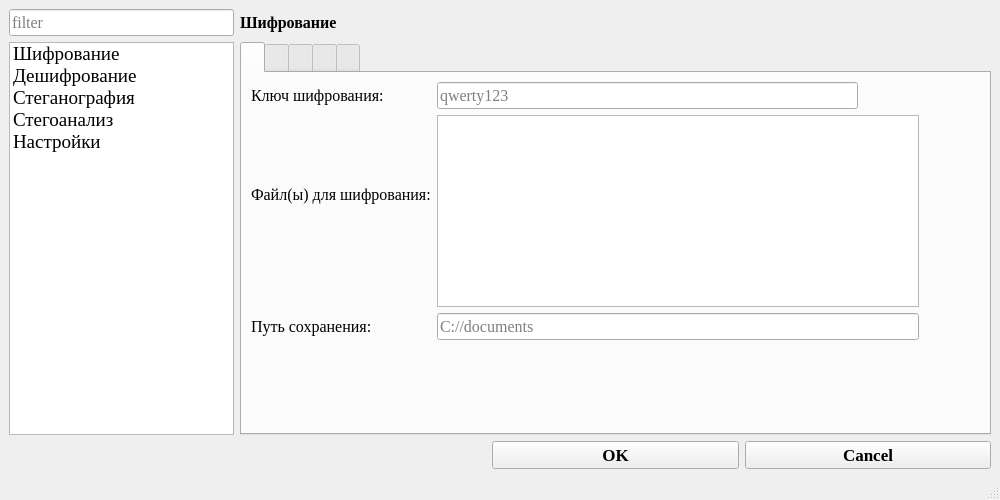
<?xml version="1.0" encoding="UTF-8"?>
<ui version="4.0">
 <class>MainWindow</class>
 <widget class="QMainWindow" name="MainWindow">
  <property name="geometry">
   <rect>
    <x>0</x>
    <y>0</y>
    <width>1000</width>
    <height>500</height>
   </rect>
  </property>
  <property name="windowTitle">
   <string>MainWindow</string>
  </property>
  <property name="styleSheet">
   <string notr="true"/>
  </property>
  <property name="animated">
   <bool>true</bool>
  </property>
  <widget class="QWidget" name="centralwidget">
   <layout class="QGridLayout" name="gridLayout">
    <item row="1" column="0">
     <widget class="QListWidget" name="listWidget">
      <property name="minimumSize">
       <size>
        <width>175</width>
        <height>0</height>
       </size>
      </property>
      <property name="maximumSize">
       <size>
        <width>225</width>
        <height>16777215</height>
       </size>
      </property>
      <property name="font">
       <font>
        <family>Georgia</family>
        <pointsize>14</pointsize>
       </font>
      </property>
      <item>
       <property name="text">
        <string>Шифрование</string>
       </property>
       <property name="icon">
        <iconset>
         <normaloff>images/encrypt.png</normaloff>images/encrypt.png</iconset>
       </property>
      </item>
      <item>
       <property name="text">
        <string>Дешифрование</string>
       </property>
       <property name="icon">
        <iconset>
         <normaloff>images/decrypt.png</normaloff>images/decrypt.png</iconset>
       </property>
      </item>
      <item>
       <property name="text">
        <string>Стеганография</string>
       </property>
       <property name="icon">
        <iconset>
         <normaloff>images/stegan.png</normaloff>images/stegan.png</iconset>
       </property>
      </item>
      <item>
       <property name="text">
        <string>Стегоанализ</string>
       </property>
       <property name="icon">
        <iconset>
         <normaloff>images/generate.png</normaloff>images/generate.png</iconset>
       </property>
      </item>
      <item>
       <property name="text">
        <string>Настройки</string>
       </property>
       <property name="icon">
        <iconset>
         <normaloff>images/settings.png</normaloff>images/settings.png</iconset>
       </property>
      </item>
     </widget>
    </item>
    <item row="2" column="2">
     <widget class="QPushButton" name="pushButton_6">
      <property name="font">
       <font>
        <family>Georgia</family>
        <pointsize>13</pointsize>
        <weight>75</weight>
        <italic>false</italic>
        <bold>true</bold>
       </font>
      </property>
      <property name="text">
       <string>OK</string>
      </property>
     </widget>
    </item>
    <item row="0" column="1">
     <widget class="QLabel" name="label">
      <property name="font">
       <font>
        <family>Georgia</family>
        <pointsize>12</pointsize>
        <weight>75</weight>
        <bold>true</bold>
       </font>
      </property>
      <property name="text">
       <string>Шифрование</string>
      </property>
     </widget>
    </item>
    <item row="2" column="3">
     <widget class="QPushButton" name="pushButton_7">
      <property name="font">
       <font>
        <family>Georgia</family>
        <pointsize>13</pointsize>
        <weight>75</weight>
        <bold>true</bold>
       </font>
      </property>
      <property name="text">
       <string>Cancel</string>
      </property>
     </widget>
    </item>
    <item row="0" column="0">
     <widget class="QLineEdit" name="lineEdit">
      <property name="maximumSize">
       <size>
        <width>225</width>
        <height>16777215</height>
       </size>
      </property>
      <property name="font">
       <font>
        <family>Georgia</family>
        <pointsize>12</pointsize>
       </font>
      </property>
      <property name="toolTip">
       <string/>
      </property>
      <property name="placeholderText">
       <string>filter</string>
      </property>
     </widget>
    </item>
    <item row="1" column="1" colspan="3">
     <widget class="QTabWidget" name="tabWidget">
      <property name="font">
       <font>
        <family>Georgia</family>
        <pointsize>12</pointsize>
       </font>
      </property>
      <property name="toolTip">
       <string/>
      </property>
      <property name="accessibleName">
       <string/>
      </property>
      <property name="tabPosition">
       <enum>QTabWidget::North</enum>
      </property>
      <property name="tabShape">
       <enum>QTabWidget::Rounded</enum>
      </property>
      <property name="currentIndex">
       <number>0</number>
      </property>
      <property name="iconSize">
       <size>
        <width>32</width>
        <height>32</height>
       </size>
      </property>
      <property name="elideMode">
       <enum>Qt::ElideNone</enum>
      </property>
      <property name="tabsClosable">
       <bool>false</bool>
      </property>
      <property name="movable">
       <bool>false</bool>
      </property>
      <widget class="QWidget" name="tab">
       <attribute name="icon">
        <iconset>
         <normaloff>images/encrypt.png</normaloff>images/encrypt.png</iconset>
       </attribute>
       <attribute name="title">
        <string/>
       </attribute>
       <attribute name="toolTip">
        <string>Encryption</string>
       </attribute>
       <layout class="QGridLayout" name="gridLayout_2">
        <item row="0" column="0">
         <widget class="QLabel" name="label_2">
          <property name="font">
           <font>
            <family>Georgia</family>
            <pointsize>12</pointsize>
           </font>
          </property>
          <property name="text">
           <string>Ключ шифрования:</string>
          </property>
         </widget>
        </item>
        <item row="0" column="1">
         <widget class="QLineEdit" name="lineEdit_3">
          <property name="font">
           <font>
            <family>Georgia</family>
            <pointsize>12</pointsize>
           </font>
          </property>
          <property name="placeholderText">
           <string>qwerty123</string>
          </property>
          <property name="clearButtonEnabled">
           <bool>true</bool>
          </property>
         </widget>
        </item>
        <item row="0" column="2">
         <widget class="QPushButton" name="pushButton_2">
          <property name="text">
           <string/>
          </property>
          <property name="icon">
           <iconset>
            <normaloff>images/pass-key.png</normaloff>images/pass-key.png</iconset>
          </property>
          <property name="iconSize">
           <size>
            <width>32</width>
            <height>31</height>
           </size>
          </property>
          <property name="flat">
           <bool>true</bool>
          </property>
         </widget>
        </item>
        <item row="0" column="3">
         <widget class="QPushButton" name="pushButton_3">
          <property name="text">
           <string/>
          </property>
          <property name="icon">
           <iconset>
            <normaloff>images/folder.png</normaloff>images/folder.png</iconset>
          </property>
          <property name="iconSize">
           <size>
            <width>32</width>
            <height>31</height>
           </size>
          </property>
          <property name="flat">
           <bool>true</bool>
          </property>
         </widget>
        </item>
        <item row="1" column="0">
         <widget class="QLabel" name="label_4">
          <property name="font">
           <font>
            <family>Georgia</family>
            <pointsize>12</pointsize>
           </font>
          </property>
          <property name="text">
           <string>Файл(ы) для шифрования:</string>
          </property>
         </widget>
        </item>
        <item row="2" column="3">
         <widget class="QPushButton" name="pushButton_4">
          <property name="text">
           <string/>
          </property>
          <property name="icon">
           <iconset>
            <normaloff>images/folder.png</normaloff>images/folder.png</iconset>
          </property>
          <property name="iconSize">
           <size>
            <width>32</width>
            <height>31</height>
           </size>
          </property>
          <property name="flat">
           <bool>true</bool>
          </property>
         </widget>
        </item>
        <item row="3" column="0">
         <widget class="QLabel" name="label_19">
          <property name="font">
           <font>
            <family>Georgia</family>
            <pointsize>12</pointsize>
           </font>
          </property>
          <property name="text">
           <string>Путь сохранения:</string>
          </property>
         </widget>
        </item>
        <item row="3" column="3">
         <widget class="QPushButton" name="pushButton">
          <property name="text">
           <string/>
          </property>
          <property name="icon">
           <iconset>
            <normaloff>images/folder.png</normaloff>images/folder.png</iconset>
          </property>
          <property name="iconSize">
           <size>
            <width>32</width>
            <height>31</height>
           </size>
          </property>
          <property name="flat">
           <bool>true</bool>
          </property>
         </widget>
        </item>
        <item row="1" column="1" rowspan="2" colspan="2">
         <widget class="QListWidget" name="listWidget_2">
          <property name="font">
           <font>
            <family>Georgia</family>
            <pointsize>12</pointsize>
           </font>
          </property>
         </widget>
        </item>
        <item row="3" column="1" colspan="2">
         <widget class="QLineEdit" name="lineEdit_12">
          <property name="font">
           <font>
            <family>Georgia</family>
            <pointsize>12</pointsize>
           </font>
          </property>
          <property name="placeholderText">
           <string>C://documents</string>
          </property>
         </widget>
        </item>
        <item row="4" column="1" colspan="2">
         <widget class="QLabel" name="label_5">
          <property name="font">
           <font>
            <family>Georgia</family>
            <pointsize>12</pointsize>
           </font>
          </property>
          <property name="text">
           <string/>
          </property>
         </widget>
        </item>
       </layout>
      </widget>
      <widget class="QWidget" name="tab_2">
       <attribute name="icon">
        <iconset>
         <normaloff>images/decrypt.png</normaloff>images/decrypt.png</iconset>
       </attribute>
       <attribute name="title">
        <string/>
       </attribute>
       <attribute name="toolTip">
        <string>Decryption</string>
       </attribute>
       <layout class="QGridLayout" name="gridLayout_3">
        <item row="6" column="0">
         <widget class="QLabel" name="label_9">
          <property name="font">
           <font>
            <family>Georgia</family>
            <pointsize>12</pointsize>
           </font>
          </property>
          <property name="text">
           <string>Путь сохранения:</string>
          </property>
         </widget>
        </item>
        <item row="4" column="5">
         <widget class="QPushButton" name="pushButton_9">
          <property name="sizePolicy">
           <sizepolicy hsizetype="Fixed" vsizetype="Fixed">
            <horstretch>0</horstretch>
            <verstretch>0</verstretch>
           </sizepolicy>
          </property>
          <property name="text">
           <string/>
          </property>
          <property name="icon">
           <iconset>
            <normaloff>images/folder.png</normaloff>images/folder.png</iconset>
          </property>
          <property name="iconSize">
           <size>
            <width>32</width>
            <height>31</height>
           </size>
          </property>
          <property name="flat">
           <bool>true</bool>
          </property>
         </widget>
        </item>
        <item row="3" column="1" rowspan="2" colspan="2">
         <widget class="QListWidget" name="listWidget_3">
          <property name="sizePolicy">
           <sizepolicy hsizetype="MinimumExpanding" vsizetype="Expanding">
            <horstretch>0</horstretch>
            <verstretch>0</verstretch>
           </sizepolicy>
          </property>
          <property name="font">
           <font>
            <family>Georgia</family>
            <pointsize>12</pointsize>
           </font>
          </property>
         </widget>
        </item>
        <item row="3" column="0">
         <widget class="QLabel" name="label_8">
          <property name="font">
           <font>
            <family>Georgia</family>
            <pointsize>12</pointsize>
           </font>
          </property>
          <property name="text">
           <string>Файл(ы) для дешифрования:</string>
          </property>
         </widget>
        </item>
        <item row="0" column="0">
         <widget class="QLabel" name="label_6">
          <property name="font">
           <font>
            <family>Georgia</family>
            <pointsize>12</pointsize>
           </font>
          </property>
          <property name="text">
           <string>Ключ дешифрования:</string>
          </property>
         </widget>
        </item>
        <item row="6" column="5">
         <widget class="QPushButton" name="pushButton_10">
          <property name="sizePolicy">
           <sizepolicy hsizetype="Fixed" vsizetype="Fixed">
            <horstretch>0</horstretch>
            <verstretch>0</verstretch>
           </sizepolicy>
          </property>
          <property name="text">
           <string/>
          </property>
          <property name="icon">
           <iconset>
            <normaloff>images/folder.png</normaloff>images/folder.png</iconset>
          </property>
          <property name="iconSize">
           <size>
            <width>32</width>
            <height>31</height>
           </size>
          </property>
          <property name="flat">
           <bool>true</bool>
          </property>
         </widget>
        </item>
        <item row="6" column="1" colspan="2">
         <widget class="QLineEdit" name="lineEdit_7">
          <property name="sizePolicy">
           <sizepolicy hsizetype="MinimumExpanding" vsizetype="Fixed">
            <horstretch>0</horstretch>
            <verstretch>0</verstretch>
           </sizepolicy>
          </property>
          <property name="font">
           <font>
            <family>Georgia</family>
            <pointsize>12</pointsize>
           </font>
          </property>
          <property name="styleSheet">
           <string notr="true"/>
          </property>
          <property name="placeholderText">
           <string>C://documents</string>
          </property>
          <property name="clearButtonEnabled">
           <bool>true</bool>
          </property>
         </widget>
        </item>
        <item row="0" column="1">
         <widget class="QLineEdit" name="lineEdit_5">
          <property name="sizePolicy">
           <sizepolicy hsizetype="MinimumExpanding" vsizetype="Fixed">
            <horstretch>0</horstretch>
            <verstretch>0</verstretch>
           </sizepolicy>
          </property>
          <property name="font">
           <font>
            <family>Georgia</family>
            <pointsize>12</pointsize>
           </font>
          </property>
          <property name="styleSheet">
           <string notr="true"/>
          </property>
          <property name="placeholderText">
           <string>qwerty123</string>
          </property>
          <property name="clearButtonEnabled">
           <bool>true</bool>
          </property>
         </widget>
        </item>
        <item row="0" column="2">
         <widget class="QPushButton" name="pushButton_5">
          <property name="sizePolicy">
           <sizepolicy hsizetype="Fixed" vsizetype="Fixed">
            <horstretch>0</horstretch>
            <verstretch>0</verstretch>
           </sizepolicy>
          </property>
          <property name="text">
           <string/>
          </property>
          <property name="icon">
           <iconset>
            <normaloff>images/eye.png</normaloff>images/eye.png</iconset>
          </property>
          <property name="iconSize">
           <size>
            <width>32</width>
            <height>31</height>
           </size>
          </property>
          <property name="flat">
           <bool>true</bool>
          </property>
         </widget>
        </item>
        <item row="0" column="5">
         <widget class="QPushButton" name="pushButton_8">
          <property name="sizePolicy">
           <sizepolicy hsizetype="Fixed" vsizetype="Fixed">
            <horstretch>0</horstretch>
            <verstretch>0</verstretch>
           </sizepolicy>
          </property>
          <property name="text">
           <string/>
          </property>
          <property name="icon">
           <iconset>
            <normaloff>images/folder.png</normaloff>images/folder.png</iconset>
          </property>
          <property name="iconSize">
           <size>
            <width>32</width>
            <height>31</height>
           </size>
          </property>
          <property name="flat">
           <bool>true</bool>
          </property>
         </widget>
        </item>
        <item row="8" column="1" colspan="2">
         <widget class="QLabel" name="label_10">
          <property name="sizePolicy">
           <sizepolicy hsizetype="MinimumExpanding" vsizetype="Preferred">
            <horstretch>0</horstretch>
            <verstretch>0</verstretch>
           </sizepolicy>
          </property>
          <property name="font">
           <font>
            <family>Georgia</family>
            <pointsize>12</pointsize>
           </font>
          </property>
          <property name="text">
           <string/>
          </property>
         </widget>
        </item>
       </layout>
      </widget>
      <widget class="QWidget" name="tab_3">
       <attribute name="icon">
        <iconset>
         <normaloff>images/stegan.png</normaloff>images/stegan.png</iconset>
       </attribute>
       <attribute name="title">
        <string/>
       </attribute>
       <attribute name="toolTip">
        <string>Steganography</string>
       </attribute>
       <layout class="QGridLayout" name="gridLayout_4">
        <item row="1" column="2">
         <widget class="QPushButton" name="pushButton_11">
          <property name="sizePolicy">
           <sizepolicy hsizetype="Fixed" vsizetype="Fixed">
            <horstretch>0</horstretch>
            <verstretch>0</verstretch>
           </sizepolicy>
          </property>
          <property name="text">
           <string/>
          </property>
          <property name="icon">
           <iconset>
            <normaloff>images/folder.png</normaloff>images/folder.png</iconset>
          </property>
          <property name="iconSize">
           <size>
            <width>32</width>
            <height>31</height>
           </size>
          </property>
          <property name="flat">
           <bool>true</bool>
          </property>
         </widget>
        </item>
        <item row="0" column="0">
         <widget class="QLabel" name="label_11">
          <property name="font">
           <font>
            <family>Georgia</family>
            <pointsize>12</pointsize>
           </font>
          </property>
          <property name="text">
           <string>Файл(ы) для преобразования:</string>
          </property>
         </widget>
        </item>
        <item row="0" column="1" rowspan="2">
         <widget class="QListWidget" name="listWidget_4">
          <property name="font">
           <font>
            <family>Georgia</family>
            <pointsize>12</pointsize>
           </font>
          </property>
         </widget>
        </item>
        <item row="2" column="2">
         <widget class="QPushButton" name="pushButton_13">
          <property name="sizePolicy">
           <sizepolicy hsizetype="Fixed" vsizetype="Fixed">
            <horstretch>0</horstretch>
            <verstretch>0</verstretch>
           </sizepolicy>
          </property>
          <property name="text">
           <string/>
          </property>
          <property name="icon">
           <iconset>
            <normaloff>images/folder.png</normaloff>images/folder.png</iconset>
          </property>
          <property name="iconSize">
           <size>
            <width>32</width>
            <height>31</height>
           </size>
          </property>
          <property name="flat">
           <bool>true</bool>
          </property>
         </widget>
        </item>
        <item row="2" column="0">
         <widget class="QLabel" name="label_12">
          <property name="font">
           <font>
            <family>Georgia</family>
            <pointsize>12</pointsize>
           </font>
          </property>
          <property name="text">
           <string>Спрятать в файл:</string>
          </property>
         </widget>
        </item>
        <item row="2" column="1">
         <widget class="QLineEdit" name="lineEdit_9">
          <property name="font">
           <font>
            <family>Georgia</family>
            <pointsize>12</pointsize>
           </font>
          </property>
          <property name="placeholderText">
           <string>photo.png</string>
          </property>
         </widget>
        </item>
        <item row="3" column="1">
         <widget class="QLabel" name="label_14">
          <property name="sizePolicy">
           <sizepolicy hsizetype="MinimumExpanding" vsizetype="Preferred">
            <horstretch>0</horstretch>
            <verstretch>0</verstretch>
           </sizepolicy>
          </property>
          <property name="font">
           <font>
            <family>Georgia</family>
            <pointsize>12</pointsize>
           </font>
          </property>
          <property name="text">
           <string/>
          </property>
         </widget>
        </item>
       </layout>
      </widget>
      <widget class="QWidget" name="tab_4">
       <attribute name="icon">
        <iconset>
         <normaloff>images/generate.png</normaloff>images/generate.png</iconset>
       </attribute>
       <attribute name="title">
        <string/>
       </attribute>
       <attribute name="toolTip">
        <string>Steganalysic</string>
       </attribute>
       <layout class="QGridLayout" name="gridLayout_5">
        <item row="0" column="1">
         <widget class="QLineEdit" name="lineEdit_2">
          <property name="sizePolicy">
           <sizepolicy hsizetype="Expanding" vsizetype="Maximum">
            <horstretch>0</horstretch>
            <verstretch>0</verstretch>
           </sizepolicy>
          </property>
          <property name="maximumSize">
           <size>
            <width>16777215</width>
            <height>30</height>
           </size>
          </property>
          <property name="font">
           <font>
            <family>Georgia</family>
            <pointsize>12</pointsize>
           </font>
          </property>
          <property name="placeholderText">
           <string>C://documents/images.png</string>
          </property>
         </widget>
        </item>
        <item row="6" column="1">
         <spacer name="verticalSpacer_2">
          <property name="orientation">
           <enum>Qt::Vertical</enum>
          </property>
          <property name="sizeHint" stdset="0">
           <size>
            <width>20</width>
            <height>40</height>
           </size>
          </property>
         </spacer>
        </item>
        <item row="1" column="1">
         <widget class="QLineEdit" name="lineEdit_10">
          <property name="sizePolicy">
           <sizepolicy hsizetype="Expanding" vsizetype="Maximum">
            <horstretch>0</horstretch>
            <verstretch>0</verstretch>
           </sizepolicy>
          </property>
          <property name="maximumSize">
           <size>
            <width>16777215</width>
            <height>30</height>
           </size>
          </property>
          <property name="font">
           <font>
            <family>Georgia</family>
            <pointsize>12</pointsize>
           </font>
          </property>
          <property name="placeholderText">
           <string>C://path</string>
          </property>
         </widget>
        </item>
        <item row="5" column="1" colspan="3">
         <widget class="QLabel" name="label_18">
          <property name="sizePolicy">
           <sizepolicy hsizetype="Expanding" vsizetype="Expanding">
            <horstretch>0</horstretch>
            <verstretch>0</verstretch>
           </sizepolicy>
          </property>
          <property name="font">
           <font>
            <family>Georgia</family>
            <pointsize>12</pointsize>
           </font>
          </property>
          <property name="text">
           <string/>
          </property>
         </widget>
        </item>
        <item row="1" column="0">
         <widget class="QLabel" name="label_16">
          <property name="font">
           <font>
            <family>Georgia</family>
            <pointsize>12</pointsize>
           </font>
          </property>
          <property name="text">
           <string>Путь сохранения:</string>
          </property>
         </widget>
        </item>
        <item row="0" column="3">
         <widget class="QPushButton" name="pushButton_14">
          <property name="sizePolicy">
           <sizepolicy hsizetype="Fixed" vsizetype="Fixed">
            <horstretch>0</horstretch>
            <verstretch>0</verstretch>
           </sizepolicy>
          </property>
          <property name="text">
           <string/>
          </property>
          <property name="icon">
           <iconset>
            <normaloff>images/folder.png</normaloff>images/folder.png</iconset>
          </property>
          <property name="iconSize">
           <size>
            <width>32</width>
            <height>31</height>
           </size>
          </property>
          <property name="flat">
           <bool>true</bool>
          </property>
         </widget>
        </item>
        <item row="1" column="3">
         <widget class="QPushButton" name="pushButton_15">
          <property name="sizePolicy">
           <sizepolicy hsizetype="Fixed" vsizetype="Fixed">
            <horstretch>0</horstretch>
            <verstretch>0</verstretch>
           </sizepolicy>
          </property>
          <property name="text">
           <string/>
          </property>
          <property name="icon">
           <iconset>
            <normaloff>images/folder.png</normaloff>images/folder.png</iconset>
          </property>
          <property name="iconSize">
           <size>
            <width>32</width>
            <height>31</height>
           </size>
          </property>
          <property name="flat">
           <bool>true</bool>
          </property>
         </widget>
        </item>
        <item row="0" column="0">
         <widget class="QLabel" name="label_15">
          <property name="font">
           <font>
            <family>Georgia</family>
            <pointsize>12</pointsize>
           </font>
          </property>
          <property name="text">
           <string>Файл:</string>
          </property>
         </widget>
        </item>
       </layout>
      </widget>
      <widget class="QWidget" name="tab_5">
       <attribute name="icon">
        <iconset>
         <normaloff>images/settings.png</normaloff>images/settings.png</iconset>
       </attribute>
       <attribute name="title">
        <string/>
       </attribute>
       <attribute name="toolTip">
        <string>Settings</string>
       </attribute>
       <layout class="QGridLayout" name="gridLayout_6">
        <item row="0" column="0" colspan="2">
         <widget class="QCheckBox" name="checkBox">
          <property name="text">
           <string>Сохранять ключи шифрования в отдельный файл;</string>
          </property>
          <property name="checked">
           <bool>true</bool>
          </property>
         </widget>
        </item>
        <item row="1" column="0">
         <widget class="QLabel" name="label_20">
          <property name="font">
           <font>
            <family>Georgia</family>
            <pointsize>12</pointsize>
           </font>
          </property>
          <property name="text">
           <string>Путь сохранения по умолчанию:</string>
          </property>
         </widget>
        </item>
        <item row="1" column="1">
         <widget class="QLineEdit" name="lineEdit_13">
          <property name="font">
           <font>
            <family>Georgia</family>
            <pointsize>12</pointsize>
           </font>
          </property>
          <property name="placeholderText">
           <string/>
          </property>
         </widget>
        </item>
        <item row="1" column="2">
         <widget class="QPushButton" name="pushButton_12">
          <property name="text">
           <string/>
          </property>
          <property name="icon">
           <iconset>
            <normaloff>images/folder.png</normaloff>images/folder.png</iconset>
          </property>
          <property name="iconSize">
           <size>
            <width>32</width>
            <height>31</height>
           </size>
          </property>
          <property name="flat">
           <bool>true</bool>
          </property>
         </widget>
        </item>
        <item row="2" column="0" colspan="2">
         <widget class="QLabel" name="label_13">
          <property name="text">
           <string/>
          </property>
         </widget>
        </item>
       </layout>
      </widget>
     </widget>
    </item>
   </layout>
   <zorder>listWidget</zorder>
   <zorder>lineEdit</zorder>
   <zorder>label</zorder>
   <zorder>tabWidget</zorder>
   <zorder>pushButton_6</zorder>
   <zorder>pushButton_7</zorder>
  </widget>
  <widget class="QMenuBar" name="menubar">
   <property name="geometry">
    <rect>
     <x>0</x>
     <y>0</y>
     <width>1000</width>
     <height>21</height>
    </rect>
   </property>
  </widget>
  <widget class="QStatusBar" name="statusbar"/>
 </widget>
 <tabstops>
  <tabstop>lineEdit</tabstop>
  <tabstop>tabWidget</tabstop>
  <tabstop>listWidget</tabstop>
 </tabstops>
 <resources/>
 <connections>
  <connection>
   <sender>listWidget</sender>
   <signal>currentTextChanged(QString)</signal>
   <receiver>label</receiver>
   <slot>setText(QString)</slot>
   <hints>
    <hint type="sourcelabel">
     <x>166</x>
     <y>93</y>
    </hint>
    <hint type="destinationlabel">
     <x>263</x>
     <y>55</y>
    </hint>
   </hints>
  </connection>
  <connection>
   <sender>listWidget</sender>
   <signal>currentRowChanged(int)</signal>
   <receiver>tabWidget</receiver>
   <slot>setCurrentIndex(int)</slot>
   <hints>
    <hint type="sourcelabel">
     <x>211</x>
     <y>261</y>
    </hint>
    <hint type="destinationlabel">
     <x>376</x>
     <y>241</y>
    </hint>
   </hints>
  </connection>
 </connections>
</ui>
